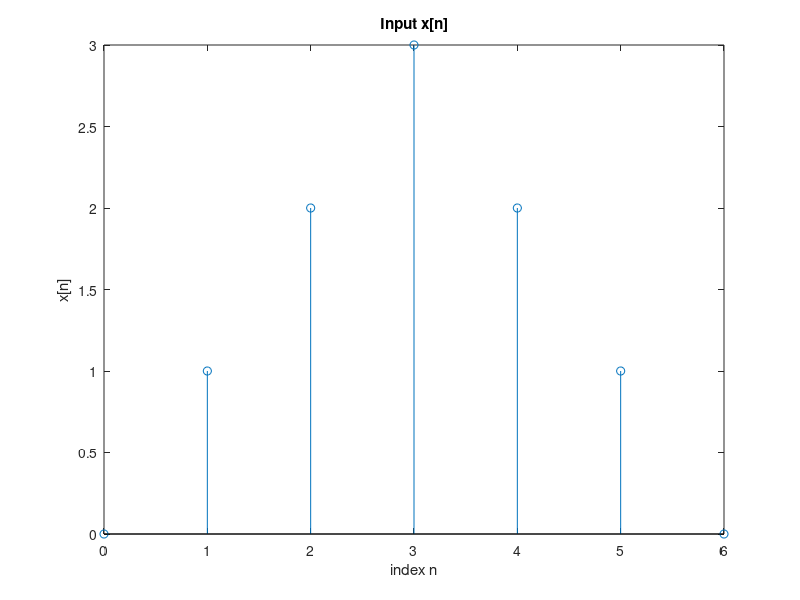

MATLAB code to generate this figure: (Note: this script raises an error after producing the figure.)
% Code from Kevin Zhang (400319666) for Casuality 

%Test Case 1

%sets up the discrete steps (n) and the inputs (x)
n1 = 0:6;
x1 = [0,1,2,3,2,1,0];

%creates the plot from the input and the discrete steps. also sets up the x
%and y axis titles
figure
stem(n1,x1)
title('Input x[n]')
xlabel('index n')
ylabel('x[n]')

%inputs the inputs(x) into the system and assign it to output(y)
y1 = system2(n1,x1);

%Plots the output values
figure
stem(n1,y1)
title('Output y[n]')
xlabel('index n')
ylabel('y[n]')


%%
%Test Case 2

%sets up the discrete steps (n) and the inputs (x)
n2 = -5:5;
x2 = [0,4,-1,-3,-5,-2,3,1,1,1,2];

%creates the plot from the input and the discrete steps. also sets up the x
%and y axis titles
figure
stem(n2,x2)
title('Input x2[n]')
xlabel('index n')
ylabel('x1[n]')

%inputs the inputs(x) into the system and assign it to output(y)
y2 = system2(n2,x2);

%Plots the output values
figure
stem(n2,y2)
title('Output y2[n]')
xlabel('index n')
ylabel('y2[n]')


%%

%Test Case 3

%sets up the discrete steps (n) and the inputs (x)
n3 = -6:6;
x3 = [0, 0, 0, 0, 0, 0, 2, 1, 3, 2, 2, 2, 2];

%creates the plot from the input and the discrete steps. also sets up the x
%and y axis titles
figure
stem(n3,x3)
title('Input x[n]')
xlabel('index n')
ylabel('x[n]')

%inputs the inputs(x) into the system and assign it to output(y)
y3 = system2(n3,x3);

%Plots the output values
figure
stem(n3,y3)
title('Output y[n]')
xlabel('index n')
ylabel('y[n]')


